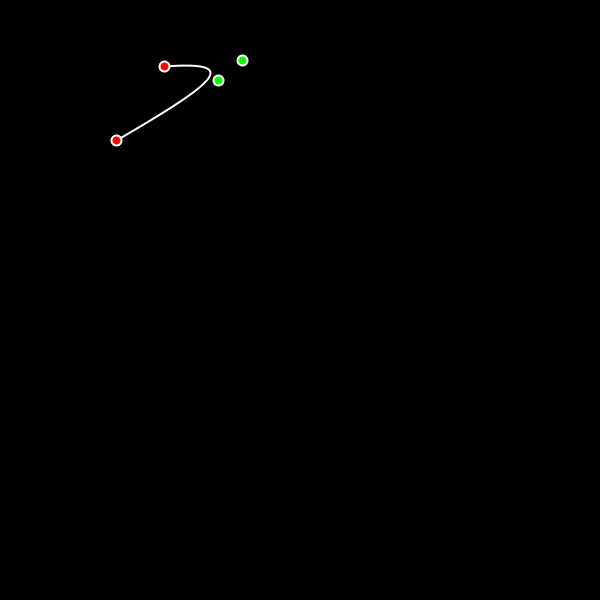
Frame 1 (no input)
Frame 60 (the mouse pressed at the canvas centre just before this capture): identical to frame 1, image omitted
Frame 120 (the mouse held since frame 60 and released just before this capture): identical to frame 1, image omitted

The Processing sketch that drew this single still picture (run headless with seeded random() and noise(); from frame 60 on, the mouse is pressed at the canvas centre):

// Processing sketch: CurvesVisualization
// ── CurvesVisualization.pde
Point p1 = new Point(), p2 = new Point(), p3 = new Point(), p4 = new Point(), p;
boolean selected = false;

void setup() {
  size(600, 600);
  stroke(255);
  strokeWeight(2);
}

void draw() {
  background(0);
  if (selected) {
    p.x = mouseX;
    p.y = mouseY;
  }

  noFill();
  bezier(p1.x, p1.y, p2.x, p2.y, p3.x, p3.y, p4.x, p4.y);

  fill(255, 0, 0);
  ellipse(p1.x, p1.y, 10, 10);
  ellipse(p4.x, p4.y, 10, 10);

  fill(0, 255, 0);
  ellipse(p2.x, p2.y, 10, 10);
  ellipse(p3.x, p3.y, 10, 10);
}

void mousePressed() {
  if (selected) {
    selected = false;
  } else {
    if (dist(mouseX, mouseY, p1.x, p1.y) < 10) {
      p = p1;
      selected = true;
    } else if (dist(mouseX, mouseY, p2.x, p2.y) < 10) {
      p = p2;
      selected = true;
    } else if (dist(mouseX, mouseY, p3.x, p3.y) < 10) {
      p = p3;
      selected = true;
    } else if (dist(mouseX, mouseY, p4.x, p4.y) < 10) {
      p = p4;
      selected = true;
    }
  }
}

class Point {
  float x = random(0, 255), y = random(0, 255);
}
